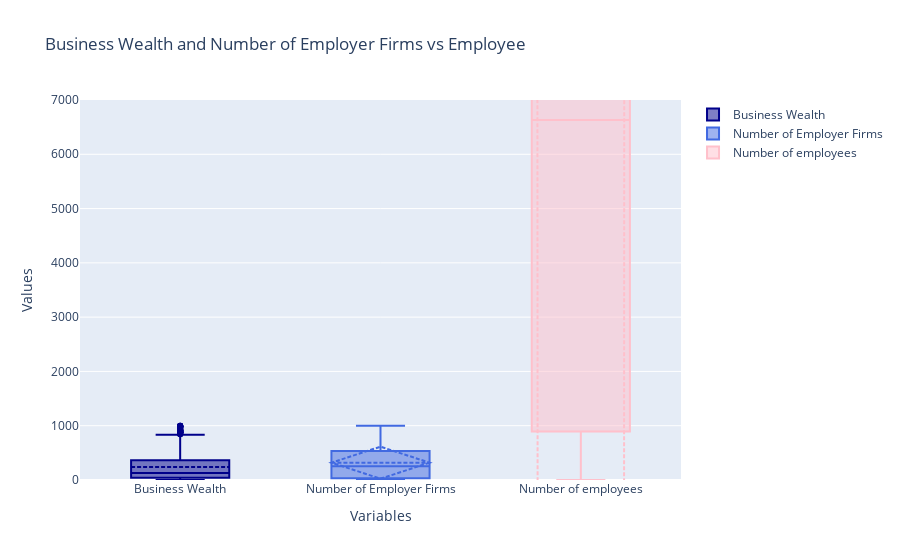

The cell this chart's notebook holds for it:
### Code cell
# Convert the 'Annual payroll' and 'Number of employer firms' columns to numeric values
mergedTables['Meaning of Sales, value of shipments, or revenue size of firms code (RCPSZFI_LABEL)'] = pd.to_numeric(mergedTables['Annual payroll ($1,000) (PAYANN)'], errors='coerce')
mergedTables['Number of employer firms (FIRMPDEMP)'] = pd.to_numeric(mergedTables['Number of employer firms (FIRMPDEMP)'], errors='coerce')

# Sort the data in ascending order by the 'Annual payroll' column
mergedTables_sorted = mergedTables.sort_values('Meaning of Sales, value of shipments, or revenue size of firms code (RCPSZFI_LABEL)')

fig = go.Figure()

fig.add_trace(go.Box(
    y=mergedTables_sorted['Meaning of Sales, value of shipments, or revenue size of firms code (RCPSZFI_LABEL)'],
    name='Business Wealth',
    text=['Business Wealth'],
    hovertemplate='Business wealth: %{y:$.2f}<extra></extra>',
    marker_color='darkblue',
    boxmean=True # represent mean
))

fig.add_trace(go.Box(
    y=mergedTables_sorted['Number of employer firms (FIRMPDEMP)'],
    name='Number of Employer Firms',
    text=['Number of Employer Firms'],
    hovertemplate='Number of Employer Firms: %{y:.0f}<extra></extra>',
    marker_color='royalblue',
    boxmean='sd' # represent mean and standard deviation
))

fig.add_trace(go.Box(
    y=mergedTables_sorted['Number of employees (EMP)'],
    name='Number of employees',
    text=['Number of employees'],
    hovertemplate='Number of employees: %{y:.0f}<extra></extra>',
    marker_color='pink',
    boxmean='sd' # represent mean and standard deviation
))

fig.update_layout(
    title="Business Wealth and Number of Employer Firms vs Employee",
    xaxis=dict(title="Variables"),
    yaxis=dict(title="Values", range=[0, 7000])
)

fig.show()

### Figure 1 — Plotly figure (JSON) as saved in the notebook; plotly's stock layout.template omitted (floating-point values rounded to 4 significant figures; data arrays with more than 128 entries replaced by an {"elided": "..."} marker saying what was removed)
{"data": [{"boxmean": true, "hovertemplate": "Business wealth: %{y:$.2f}<extra></extra>", "marker": {"color": "darkblue"}, "name": "Business Wealth", "text": ["Business Wealth"], "type": "box", "y": {"elided": "28074 int values"}}, {"boxmean": "sd", "hovertemplate": "Number of Employer Firms: %{y:.0f}<extra></extra>", "marker": {"color": "royalblue"}, "name": "Number of Employer Firms", "text": ["Number of Employer Firms"], "type": "box", "y": {"elided": "28074 int values"}}, {"boxmean": "sd", "hovertemplate": "Number of employees: %{y:.0f}<extra></extra>", "marker": {"color": "pink"}, "name": "Number of employees", "text": ["Number of employees"], "type": "box", "y": {"elided": "28074 str values"}}], "layout": {"title": {"text": "Business Wealth and Number of Employer Firms vs Employee"}, "xaxis": {"title": {"text": "Variables"}}, "yaxis": {"range": [0, 7000], "title": {"text": "Values"}}}}
